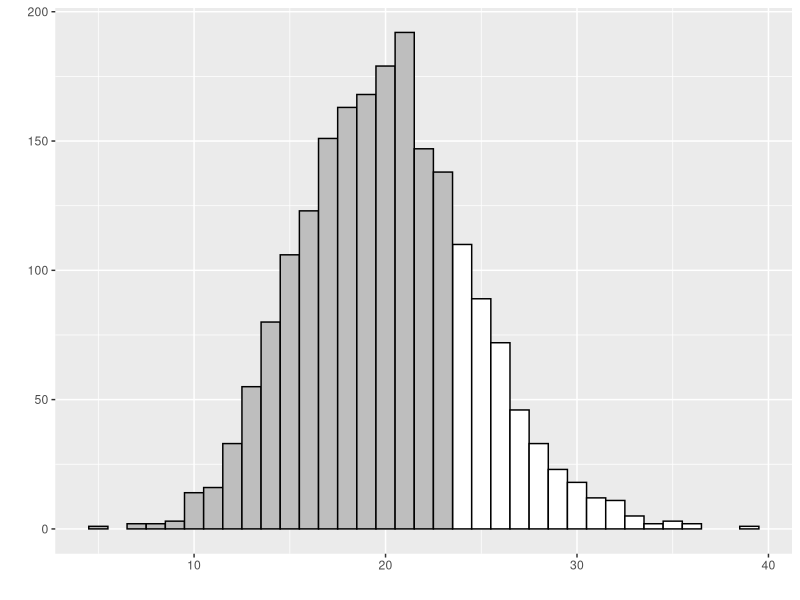
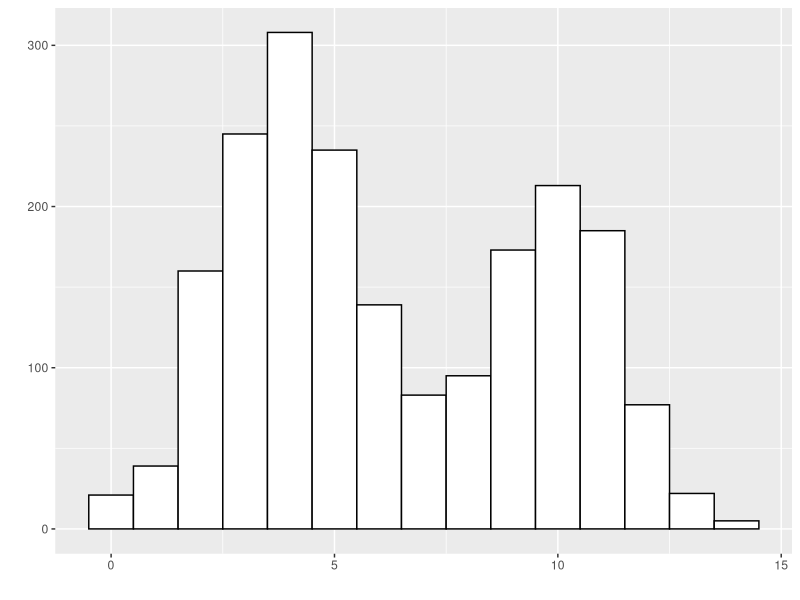
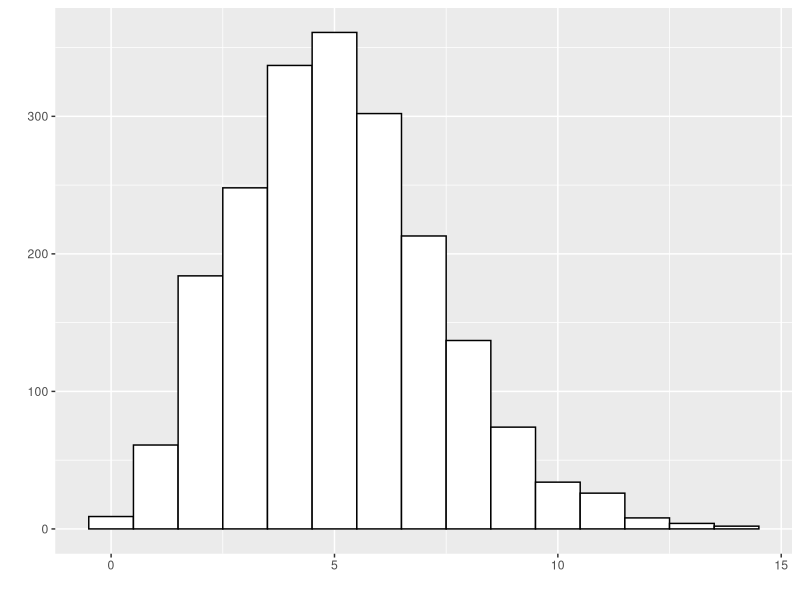
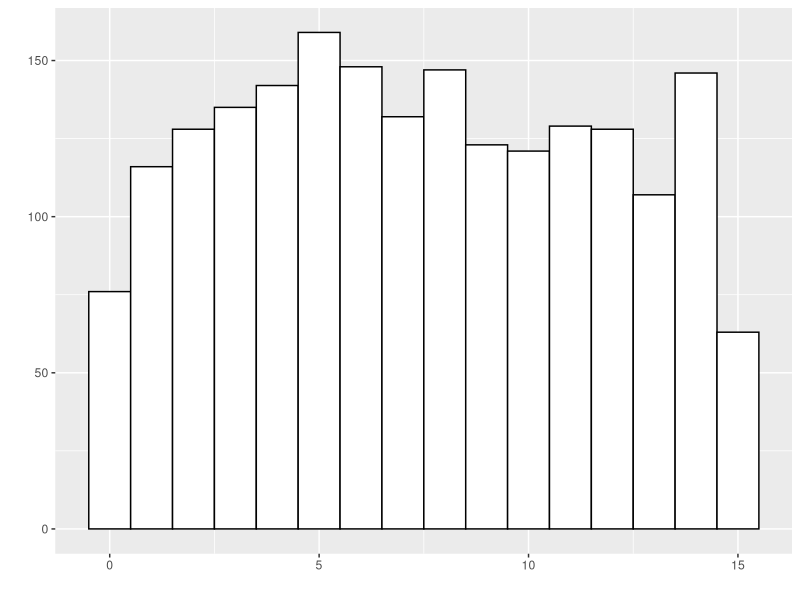
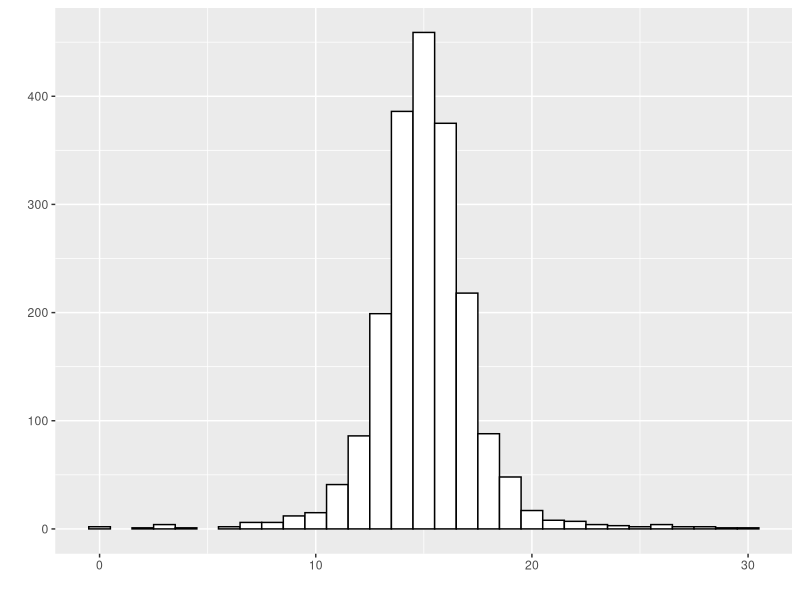
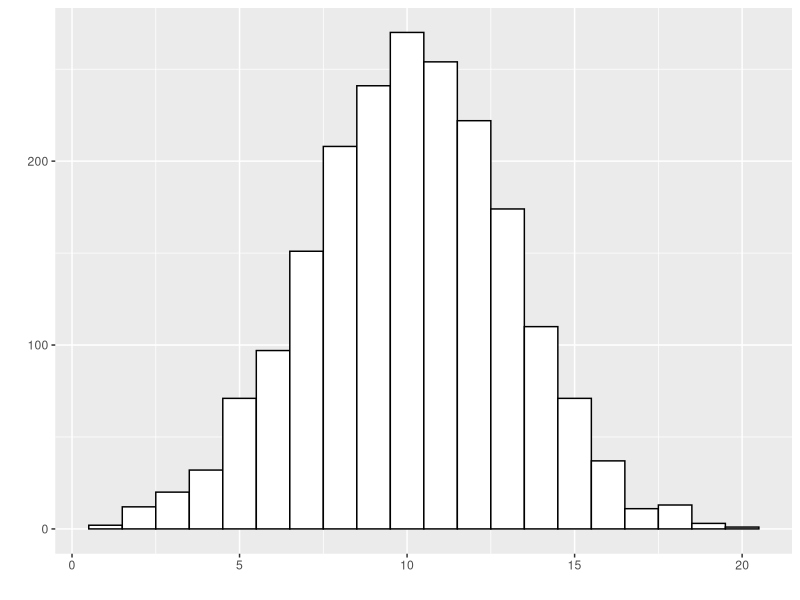
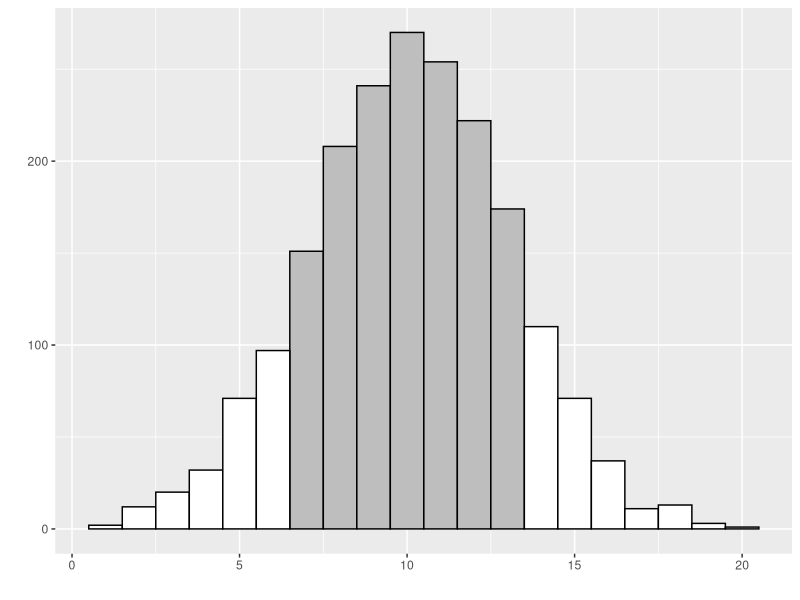
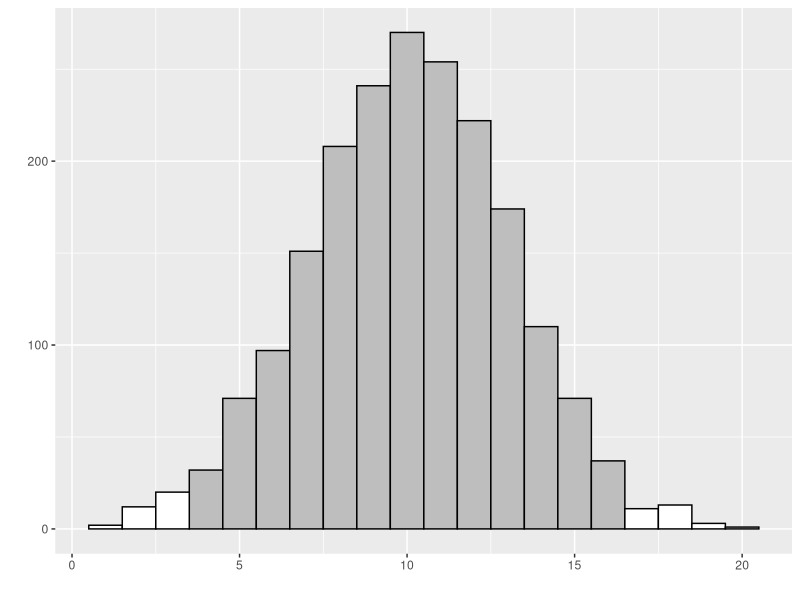

R code for these plots, in order:
## ---- chunk 1
suppressMessages(
  suppressWarnings(
    library(glue)))
suppressMessages(
  suppressWarnings(
    library(magrittr)))
suppressMessages(
  suppressWarnings(
    library(tidyverse)))
## ---- chunk 2
room <- c(
  121,
  125,
  163,
  218,
  233,
  264,
  324,
  325)
## ---- chunk 3
bacteria_0 <- c(
  11.8,
  7.1,
  8.2,
  10.1,
  10.8,
  14,
  14.6,
  14)
## ---- chunk 4
bacteria_1 <- c(
  10.1,
  3.8,
  7.2,
  10.5,
  8.3,
  12,
  12.1,
  13.7)
## ---- chunk 5
adds_0 <- paste0(bacteria_0, collapse=" + ") 
sum_0 <- sum(bacteria_0)
mean_0 <- mean(bacteria_0)
## ---- chunk 6
adds_1 <- paste0(bacteria_1, collapse=" + ") 
sum_1 <- sum(bacteria_1)
mean_1 <- mean(bacteria_1)
## ---- chunk 7
space <- function(x) {
  x1 <- rep("", 15)
  x1[2*(1:8)-1] <- x
  return(x1)
}

sq <- function(x) {
  paste0(x, collapse="\n")
}

step1 <- function(x) {
  y <- sprintf("%4.1f", x)
  room %>%
    paste(y, sep="  ") %>%
    space
}
## ---- chunk 8
step2 <- function(x) {
  o <- order(x)
  y <- sprintf("%4.1f", x[o])
  room[o] %>%
    paste(y, sep="  ") %>%
    space
}
## ---- chunk 9
step3 <- function(x, div=4:5) {
  o <- order(x)
  y <- rep("", 8)
  y[div] <- x[o][div]
  step2(x) %>%
    paste(space(y), sep="  ")
}
## ---- chunk 10
step4 <- function(x, div=4:5) {
  o <- order(x)
  x1 <- x[o]
  x4 <- step3(x, div)
  blanks <- paste0(rep(" ", 18), collapse="")
  x4[2*div[1]] <- glue(
    "{blanks}",
    "({x1[div[1]]} + {x1[div[2]]}) / 2",
    " = {(x1[div[1]]+x1[div[2]])/2}")
  return(x4)
}
## ---- chunk 11
data.frame(x=rpois(2000, 20)) %>%
  mutate(cut=quantile(x, probs=0.75)) %>%
  mutate(y=1+as.numeric(x<=cut)) %>%
  ggplot(aes(x, fill=factor(y))) +
    scale_fill_manual(values=c("white", "gray")) +
    theme(legend.position="none") +
    xlab(" ") +
    ylab(" ") +
    geom_bar(color="black", width=1) -> bar1
ggsave("../images/illustrate-percentiles.png")
## ---- chunk 12
x <- c(rnorm(1200, 4, 1.5), rnorm(800, 10, 1.5))
x <- pmax(0, round(x))
data.frame(x) %>%
  ggplot(aes(x)) +
    theme(legend.position="none") +
    xlab(" ") +
    ylab(" ") +
    geom_bar(color="black", fill="white", width=1) -> bimodal_histogram
ggsave("../images/bimodal-histogram.png")
## ---- chunk 13
data.frame(x=rpois(2000, 5)) %>%
  ggplot(aes(x)) +
    theme(legend.position="none") +
    xlab(" ") +
    ylab(" ") +
    geom_bar(color="black", fill="white", width=1) -> skewed_histogram
ggsave("../images/skewed-histogram.png")
## ---- chunk 14
data.frame(x=round(runif(2000, 0, 15))) %>%
  ggplot(aes(x)) +
    theme(legend.position="none") +
    xlab(" ") +
    ylab(" ") +
    geom_bar(color="black", fill="white", width=1) -> uniform_histogram
ggsave("../images/uniform-histogram.png")
## ---- chunk 15
x <- rt(1000, 2)
x <- 15 + c(x, -x) + rnorm(1000)
x <- pmin(pmax(0, x), 30)
  
data.frame(x=round(x)) %>%
  ggplot(aes(x)) +
    theme(legend.position="none") +
    xlab(" ") +
    ylab(" ") +
    geom_bar(color="black", fill="white", width=1) -> heavy_tailed_histogram
ggsave("../images/heavy-tailed-histogram.png")
## ---- chunk 16
x <- rnorm(2000, 10, 3)
x <- pmax(0, x)
  
data.frame(x=round(x)) %>%
  ggplot(aes(x)) +
    theme(legend.position="none") +
    xlab(" ") +
    ylab(" ") +
    geom_bar(color="black", fill="white", width=1) -> normal_histogram
ggsave("../images/normal-histogram.png")
## ---- chunk 17
x <- round(x)
y <- (x<7) + (x > 13)
data.frame(x=round(x)) %>%
  ggplot(aes(x, fill=factor(y))) +
    theme(legend.position="none") +
    xlab(" ") +
    ylab(" ") +
    scale_fill_manual(values=c("gray", "white")) +
    geom_bar(color="black", width=1) -> one_s_histogram
ggsave("../images/one-s-histogram.png")
## ---- chunk 18
x <- round(x)
y <- (x<4) + (x > 16)
data.frame(x=round(x)) %>%
  ggplot(aes(x, fill=factor(y))) +
    theme(legend.position="none") +
    xlab(" ") +
    ylab(" ") +
    scale_fill_manual(values=c("gray", "white")) +
    geom_bar(color="black", width=1) -> two_s_histogram
ggsave("../images/two-s-histogram.png")
## ---- chunk 19
x <- round(x)
y <- (x<1) + (x > 19)
data.frame(x=round(x)) %>%
  ggplot(aes(x, fill=factor(y))) +
    theme(legend.position="none") +
    xlab(" ") +
    ylab(" ") +
    scale_fill_manual(values=c("gray", "white")) +
    geom_bar(color="black", width=1) -> three_s_histogram
ggsave("../images/three-s-histogram.png")
